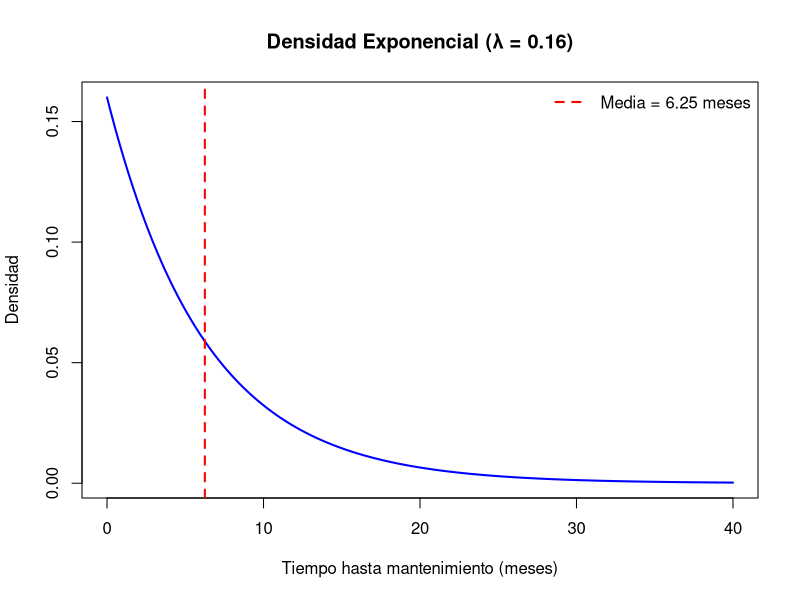
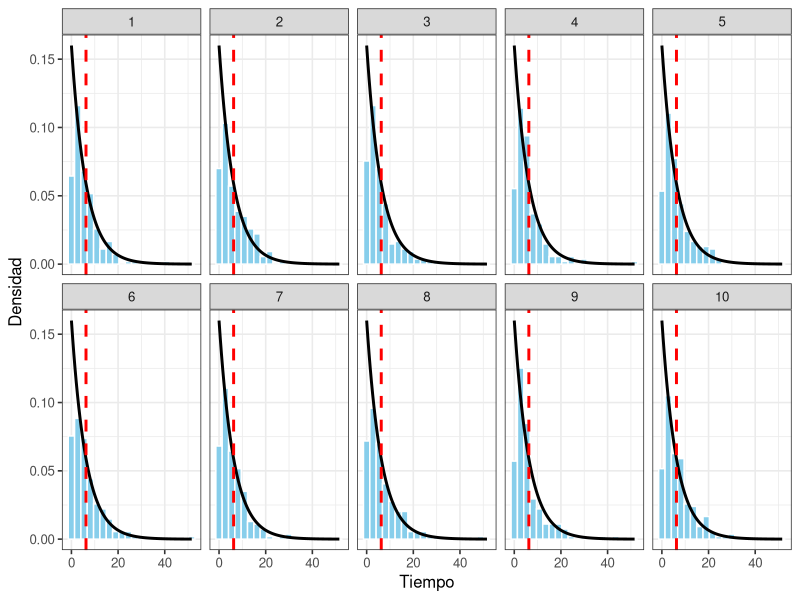
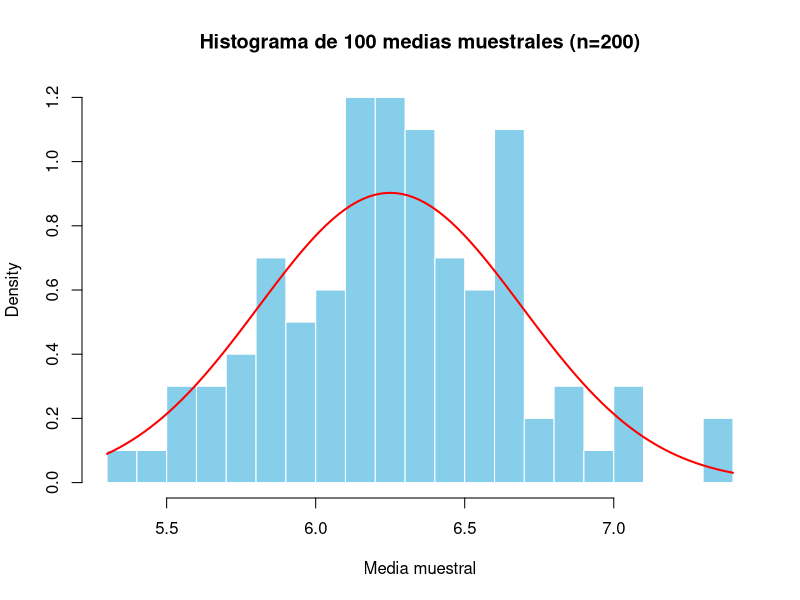
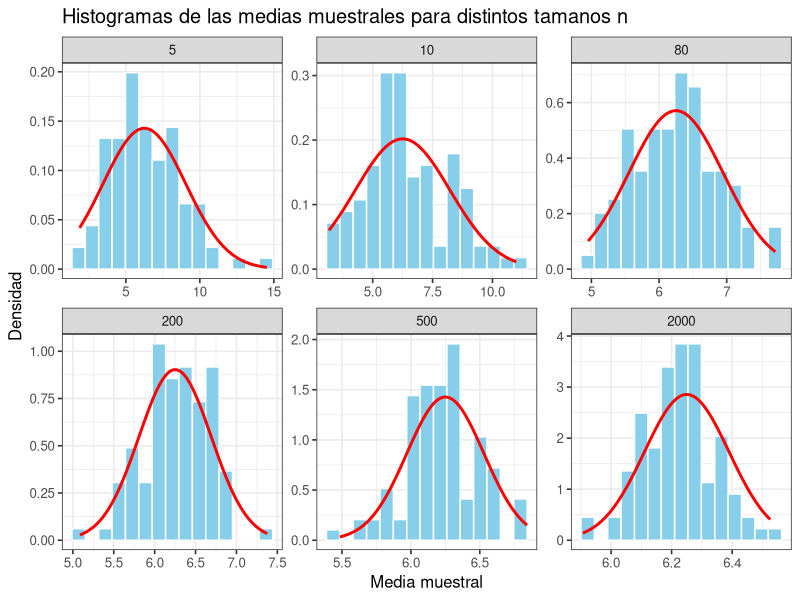

Here is the R script that generated these plots, in order:
## ---- chunk 1
library(tibble)
library(tidyverse)

lambda <- 0.16
mu <- 1/lambda
varX <- 1/(lambda^2)
tibble(media_poblacional = mu, var_poblacional = varX)
## ---- chunk 2

# Datos para graficar
x <- seq(0, 40, length.out=1000)
y <- dexp(x, rate=lambda)


# Gráfico de densidad
plot(x, y, type="l", 
     col="blue", lwd=2,
     main="Densidad Exponencial (λ = 0.16)",
     xlab="Tiempo hasta mantenimiento (meses)",
     ylab="Densidad")

# Línea vertical en la media
abline(v=mu, col="red", lty=2, lwd=2)

# Leyenda
legend("topright", 
       legend=c(paste("Media =", round(mu,2),"meses")),
       col="red", lty=2, lwd=2, bty="n")



## ---- chunk 3

n <- 200 # Lista con 10 muestras (cada una de tamaño 200) 
muestras <- replicate(10, rexp(n, rate=lambda), simplify=FALSE)

library(ggplot2)
library(dplyr)

df <- data.frame(
  valor = unlist(muestras),
  muestra = rep(1:10, each=n)
)

ggplot(df, aes(x=valor)) +
  geom_histogram(aes(y=..density..), fill="skyblue", color="white", bins=20) +
  stat_function(fun = dexp, args = list(rate=lambda), color="black", size=1) +
  geom_vline(xintercept=mu, color="red", linetype="dashed", size=1) +
  facet_wrap(~muestra, ncol=5) +
  labs(x="Tiempo", y="Densidad") +
  theme_bw(base_size=12)

## ---- chunk 4
## 3) Medias y varianzas muestrales + comparación con población
resultados <- data.frame(
  muestra        = 1:10,
  media_muestral = sapply(muestras, mean),
  var_muestral   = sapply(muestras, var)
)

resultados$dif_media <- resultados$media_muestral - mu
resultados$dif_var   <- resultados$var_muestral   - varX

print(resultados)

## 4) Resumen global de las 10 muestras (útil para tu reporte)
resumen <- c(
  media_poblacional   = mu,
  var_poblacional     = varX,
  promedio_de_medias  = mean(resultados$media_muestral),
  promedio_de_var     = mean(resultados$var_muestral),
  sd_de_las_medias    = sd(resultados$media_muestral)    # se espera ≈ (1/lambda)/sqrt(n)
)
print(round(resumen, 4))

## ---- chunk 5

set.seed(123)
lambda <- 0.16
n <- 200
B <- 100   # número de muestras

# 1) Generar 100 medias muestrales
medias <- replicate(B, mean(rexp(n, rate=lambda)))

# 2) Histograma de las medias muestrales
hist(medias, breaks=15, col="skyblue", border="white",
     main="Histograma de 100 medias muestrales (n=200)",
     xlab="Media muestral", probability=TRUE)

# Curva normal teórica según el TLC
mu <- 1/lambda
sigma <- 1/lambda
sigma_xbar <- sigma/sqrt(n)

curve(dnorm(x, mean=mu, sd=sigma_xbar), add=TRUE, col="red", lwd=2)

# 3) Promedio y varianza de las 100 medias muestrales
promedio_medias <- mean(medias)
varianza_medias <- var(medias)

c(promedio_medias=promedio_medias, varianza_medias=varianza_medias)

# 4) Test de normalidad (Shapiro-Wilk)
shapiro.test(medias)


## ---- chunk 6
set.seed(123)
lambda <- 0.16
mu <- 1/lambda
sigma <- 1/lambda
ns <- c(5, 10, 80, 200, 500, 2000)   # tamaños de muestra
B <- 100                             # número de réplicas por cada n

library(ggplot2)
library(dplyr)

# Generar las medias muestrales para cada n
df_medias <- lapply(ns, function(n){
  medias <- replicate(B, mean(rexp(n, rate=lambda)))
  data.frame(n=n, medias=medias)
}) %>% bind_rows()

library(dplyr)
library(ggplot2)

# Curvas teóricas
curvas <- df_medias %>%
  group_by(n) %>%
  do(data.frame(
    x = seq(min(.$medias), max(.$medias), length.out = 200),
    y = dnorm(seq(min(.$medias), max(.$medias), length.out = 200),
              mean = mu,
              sd = sigma/sqrt(unique(.$n)))
  ))

# Histograma + curva normal teórica
ggplot(df_medias, aes(x=medias)) +
  geom_histogram(aes(y=..density..),
                 bins=15, fill="skyblue", color="white") +
  geom_line(data=curvas, aes(x=x, y=y), col="red", size=1) +
  facet_wrap(~n, scales="free", ncol=3) +
  labs(title="Histogramas de las medias muestrales para distintos tamanos n",
       x="Media muestral", y="Densidad") +
  theme_bw(base_size=12)


# 2) Cálculo de promedio y varianza empírica vs teórica
resumen <- df_medias %>%
  group_by(n) %>%
  summarise(
    promedio_emp = mean(medias),
    var_emp      = var(medias),
    promedio_teo = mu,
    var_teo      = sigma^2/n
  )




## ---- chunk 7
set.seed(123)
library(dplyr)
library(knitr)

lambda <- 0.16
mu     <- 1/lambda
sigma2 <- 1/lambda^2

# df_medias debe tener columnas: n, medias
# Ejemplo de cómo lo creaste:
# df_medias <- lapply(ns, function(n) {
#   medias <- replicate(100, mean(rexp(n, rate=lambda)))
#   data.frame(n = n, medias = medias)
# }) %>% bind_rows()

# ---- Resumen por n (6 filas) ----
resumen_n <- df_medias %>%
  group_by(n) %>%
  summarise(
    promedio_medias  = mean(medias),             # empírico
    varianza_medias  = var(medias),              # empírico
    promedio_teo     = mu,                       # teórico
    varianza_teo     = sigma2 / first(n),        # teórico σ²/n
    .groups = "drop"
  ) %>%
  arrange(n)

# versión redondeada para el informe
resumen_n_red <- resumen_n %>%
  mutate(
    across(-n, ~round(., 2))
  )

kable(
  resumen_n_red,
  align = "r",
  col.names = c("n", "Promedio empirico", "Varianza empirica",
                "Promedio teorico", "Varianza teorica"),
  caption = "Resumen por tamaño muestral (100 réplicas por n)"
)


## ---- chunk 8
set.seed(123)

# 3) Test de normalidad por cada n
tests <- df_medias %>%
  group_by(n) %>%
  summarise(
    shapiro_p = shapiro.test(medias)$p.value
  )

print(tests)

